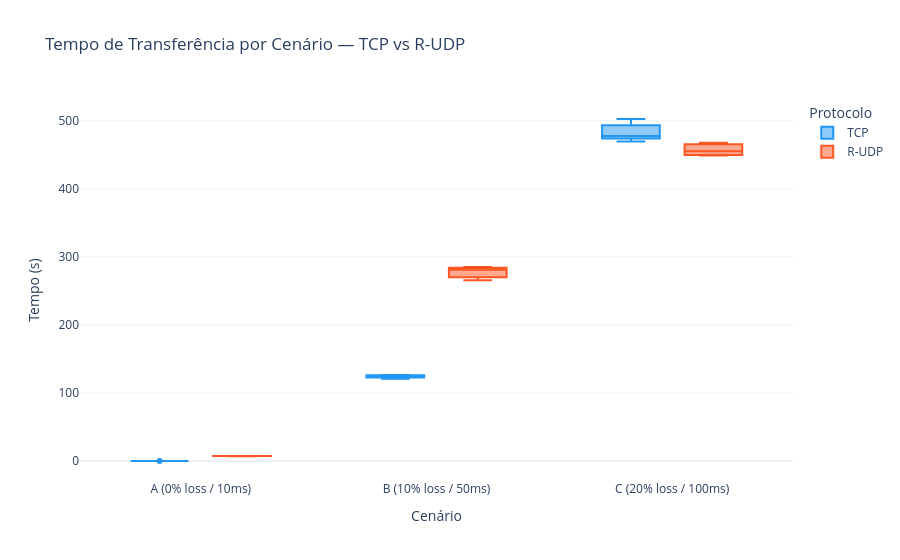

Notebook code cell kept with this figure:
### Markdown cell above
## 4. Gráfico 2 — Tempo de transferência por cenário

### Code cell
fig = px.box(
    app_df, x='scenario_label', y='elapsed_sec',
    color='protocol', color_discrete_map=COLORS,
    title='Tempo de Transferência por Cenário — TCP vs R-UDP',
    labels={'scenario_label': 'Cenário', 'elapsed_sec': 'Tempo (s)', 'protocol': 'Protocolo'},
    template='plotly_white',
    category_orders={'scenario_label': [SCENARIO_LABELS[s] for s in SCENARIOS]},
)
fig.write_html(os.path.join(PLOTS_DIR, 'latency.html'))
fig.show()

### Figure 1 — Plotly figure (JSON) as saved in the notebook; plotly's stock layout.template omitted (floating-point values rounded to 4 significant figures)
{"data": [{"alignmentgroup": "True", "hovertemplate": "Protocolo=TCP<br>Cenário=%{x}<br>Tempo (s)=%{y}<extra></extra>", "legendgroup": "TCP", "marker": {"color": "#2196F3"}, "name": "TCP", "notched": false, "offsetgroup": "TCP", "orientation": "v", "showlegend": true, "type": "box", "x": ["A (0% loss / 10ms)", "A (0% loss / 10ms)", "A (0% loss / 10ms)", "A (0% loss / 10ms)", "A (0% loss / 10ms)", "A (0% loss / 10ms)", "B (10% loss / 50ms)", "B (10% loss / 50ms)", "B (10% loss / 50ms)", "B (10% loss / 50ms)", "B (10% loss / 50ms)", "C (20% loss / 100ms)", "C (20% loss / 100ms)", "C (20% loss / 100ms)", "C (20% loss / 100ms)", "C (20% loss / 100ms)"], "x0": " ", "xaxis": "x", "y": [0.1424, 0.1356, 0.1368, 0.1709, 0.1273, 0.1351, 126.2, 123.4, 126.3, 123.9, 121.1, 502.6, 477.5, 490.6, 475.6, 469.4], "y0": " ", "yaxis": "y"}, {"alignmentgroup": "True", "hovertemplate": "Protocolo=R-UDP<br>Cenário=%{x}<br>Tempo (s)=%{y}<extra></extra>", "legendgroup": "R-UDP", "marker": {"color": "#FF5722"}, "name": "R-UDP", "notched": false, "offsetgroup": "R-UDP", "orientation": "v", "showlegend": true, "type": "box", "x": ["A (0% loss / 10ms)", "A (0% loss / 10ms)", "A (0% loss / 10ms)", "A (0% loss / 10ms)", "A (0% loss / 10ms)", "B (10% loss / 50ms)", "B (10% loss / 50ms)", "B (10% loss / 50ms)", "B (10% loss / 50ms)", "B (10% loss / 50ms)", "C (20% loss / 100ms)", "C (20% loss / 100ms)", "C (20% loss / 100ms)", "C (20% loss / 100ms)", "C (20% loss / 100ms)"], "x0": " ", "xaxis": "x", "y": [7.335, 7.276, 7.445, 7.432, 7.598, 285.2, 271.7, 281.0, 283.8, 265.9, 450.0, 449.1, 455.3, 465.0, 467.7], "y0": " ", "yaxis": "y"}], "layout": {"boxmode": "group", "legend": {"title": {"text": "Protocolo"}, "tracegroupgap": 0}, "title": {"text": "Tempo de Transferência por Cenário — TCP vs R-UDP"}, "xaxis": {"anchor": "y", "categoryarray": ["A (0% loss / 10ms)", "B (10% loss / 50ms)", "C (20% loss / 100ms)"], "categoryorder": "array", "domain": [0, 1], "title": {"text": "Cenário"}}, "yaxis": {"anchor": "x", "domain": [0, 1], "title": {"text": "Tempo (s)"}}}}
